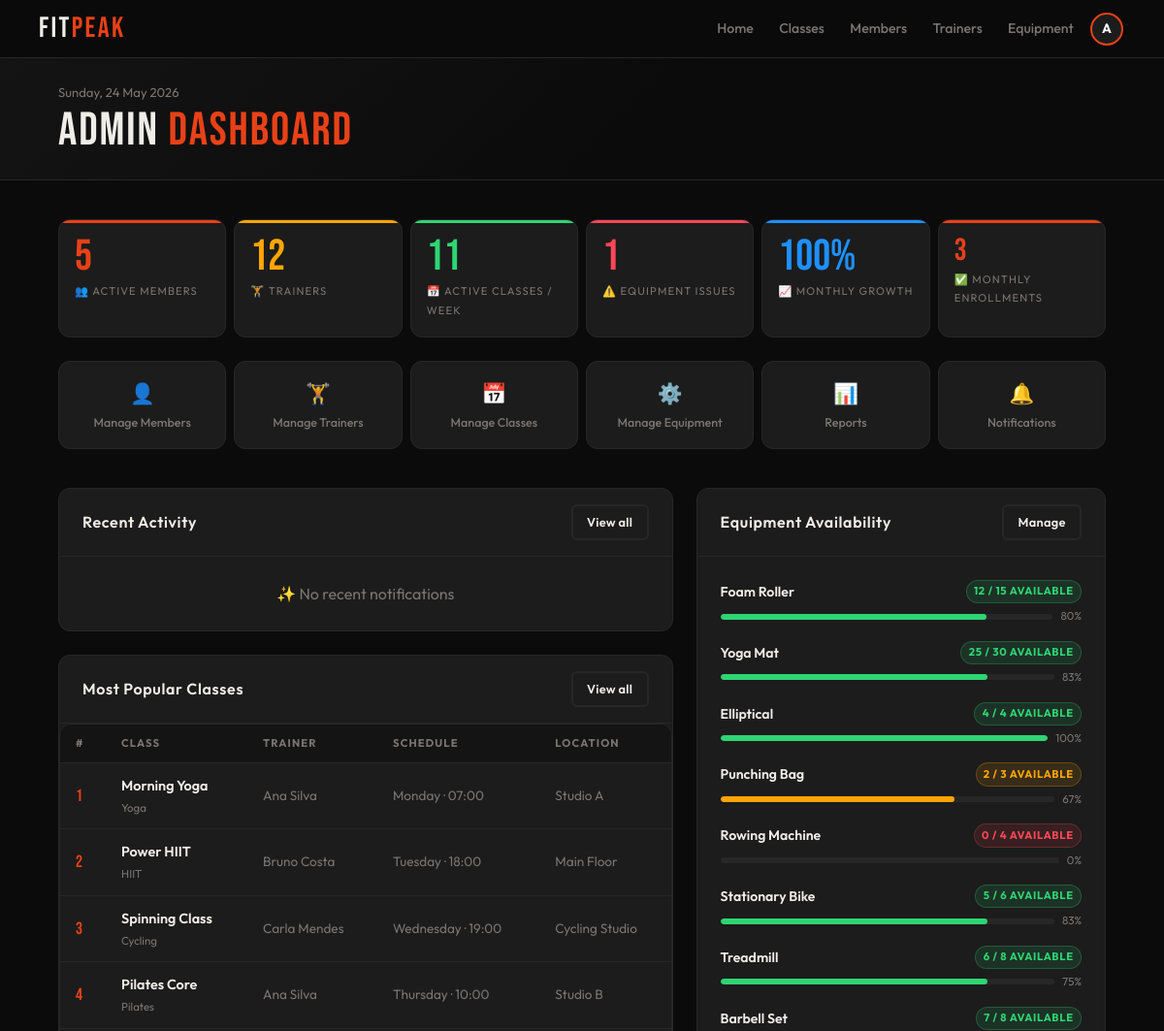
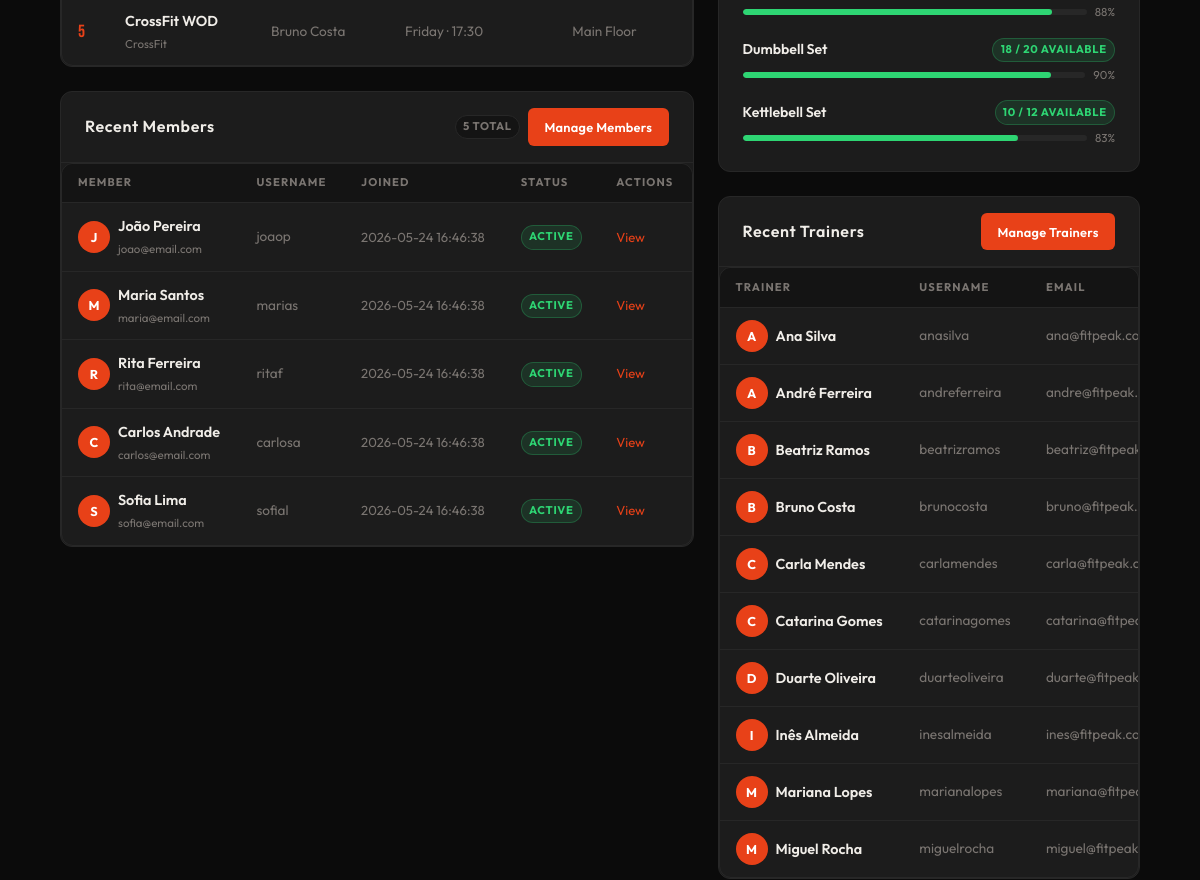
/admin/dashboard.php (signed in, upper part), run on an earlier commit of the app's database (2 pictures, top to bottom).
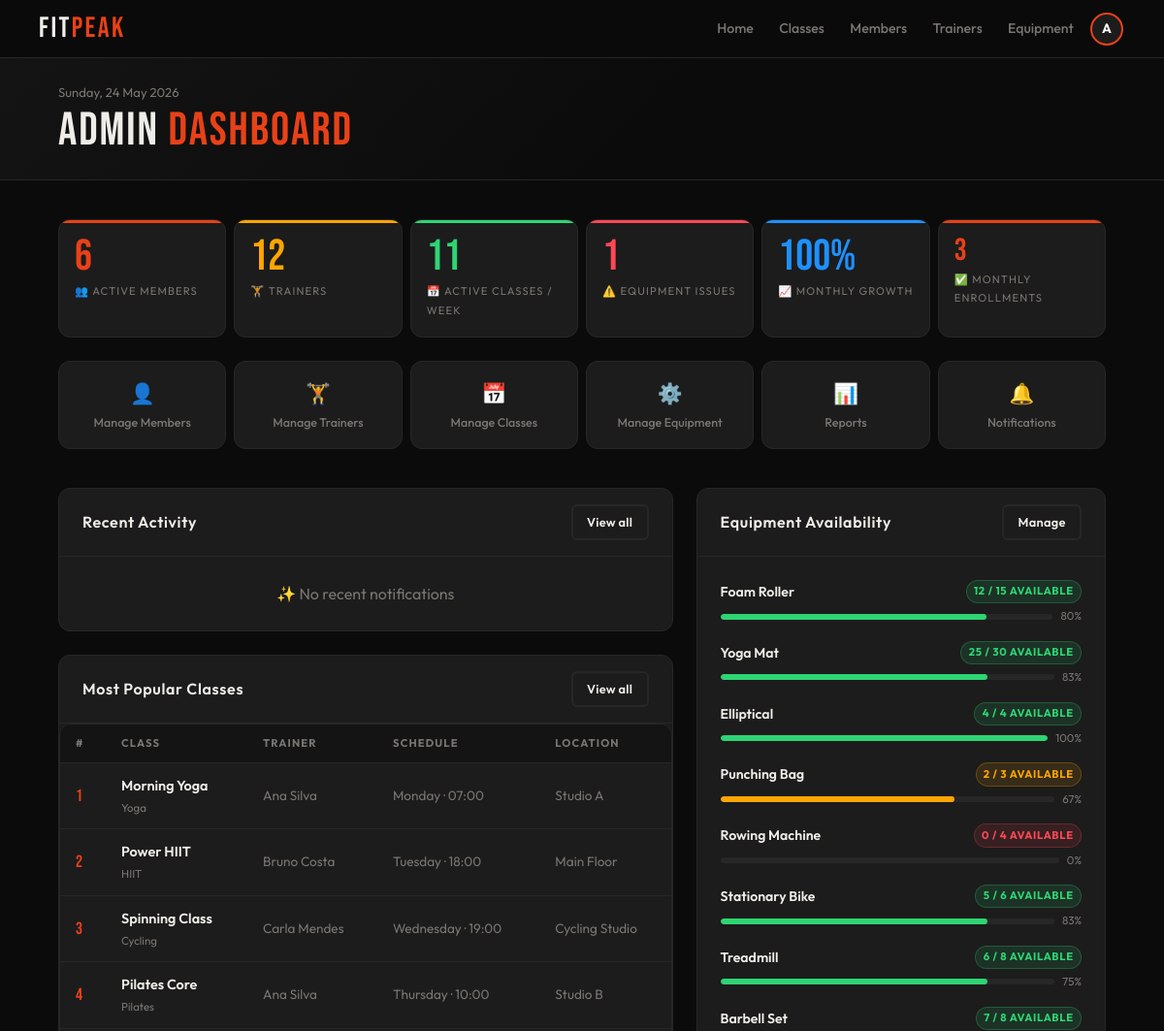
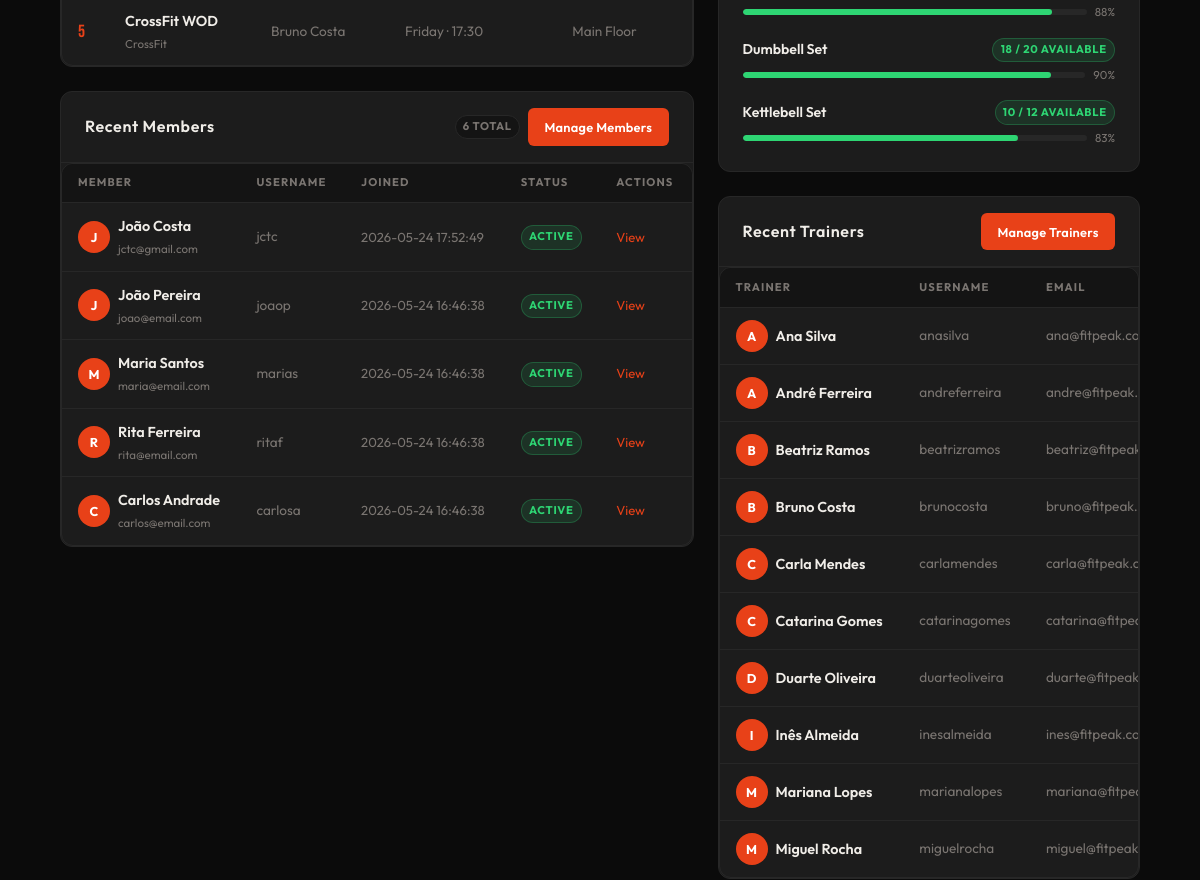
And on a later commit of the database (2 pictures, top to bottom).
### tables this page shows
CREATE TABLE class_schedules (
    id INTEGER PRIMARY KEY AUTOINCREMENT,
    class_id INTEGER NOT NULL,
    trainer_id INTEGER,
    day_of_week TEXT NOT NULL,   -- Monday, Tuesday, etc.
    start_time TEXT NOT NULL,
    location TEXT NOT NULL DEFAULT 'Studio A',
    capacity INTEGER NOT NULL DEFAULT 20,
    duration_min INTEGER NOT NULL DEFAULT 60,
    FOREIGN KEY(class_id) REFERENCES classes(id) ON DELETE CASCADE,
    FOREIGN KEY(trainer_id) REFERENCES users(id) ON DELETE SET NULL
);

CREATE TABLE users (
    id INTEGER PRIMARY KEY AUTOINCREMENT,
    name TEXT NOT NULL,
    username TEXT UNIQUE NOT NULL,
    email TEXT UNIQUE NOT NULL,
    password TEXT NOT NULL,
    role TEXT NOT NULL DEFAULT 'member' CHECK(role IN ('member','trainer','admin')),
    photo TEXT DEFAULT NULL,
    active INTEGER NOT NULL DEFAULT 1,
    created_at DATETIME DEFAULT CURRENT_TIMESTAMP
, is_admin INTEGER NOT NULL DEFAULT 0);

CREATE TABLE equipment (
    id INTEGER PRIMARY KEY AUTOINCREMENT,
    name TEXT NOT NULL,
    category_id INTEGER NOT NULL,
    quantity INTEGER NOT NULL DEFAULT 1,
    available INTEGER NOT NULL DEFAULT 1,
    status TEXT NOT NULL DEFAULT 'available' CHECK(status IN ('available','maintenance','unavailable')),
    notes TEXT,
    updated_at DATETIME DEFAULT CURRENT_TIMESTAMP,
    FOREIGN KEY(category_id) REFERENCES equipment_categories(id)
);

### db/admin.php (called while the page is built, shortened)
<?php
function getAdminStats($pdo) {
    $members = $pdo->query("SELECT COUNT(*) FROM users WHERE role = 'member' AND active = 1")->fetchColumn();
    $trainers = $pdo->query("SELECT COUNT(*) FROM users WHERE role = 'trainer' AND active = 1")->fetchColumn();
    $classes = $pdo->query("SELECT COUNT(DISTINCT cs.id) FROM class_schedules cs JOIN classes c ON cs.class_id = c.id WHERE c.active = 1")->fetchColumn();
    $equipmentIssues = $pdo->query("SELECT COUNT(*) FROM equipment WHERE status IN ('maintenance', 'unavailable')")->fetchColumn();
    return ['members' => $members, 'trainers' => $trainers, 'classes' => $classes, 'equipment_issues' => $equipmentIssues];
}
function getMembers($pdo) {
    $stmt = $pdo->query("SELECT id, name, username, email, created_at, active FROM users WHERE role = 'member' ORDER BY created_at DESC");
    return $stmt->fetchAll(PDO::FETCH_ASSOC);
}
function getTrainers($pdo) {
    $stmt = $pdo->query("SELECT id, name, username, email, active FROM users WHERE role = 'trainer' ORDER BY name");
    return $stmt->fetchAll(PDO::FETCH_ASSOC);
}
function getClasses($pdo) {
    $sql = "SELECT cs.id AS schedule_id, c.name AS class_name, ct.label AS class_type_label, u.name AS trainer_name, cs.day_of_week, cs.start_time, cs.location, (SELECT COUNT(*) FROM enrollments e JOIN class_sessions sess ON e.session_id = sess.id WHERE sess.schedule_id = cs.id AND e.status = 'enrolled') AS enrolled_count FROM class_schedules cs JOIN classes c ON cs.class_id = c.id JOIN class_types ct ON c.class_type_id = ct.id LEFT JOIN users u ON cs.trainer_id = u.id WHERE c.active = 1 ORDER BY enrolled_count DESC LIMIT 10";
    $stmt = $pdo->query($sql);
    $results = $stmt->fetchAll(PDO::FETCH_ASSOC);
    $classes = [];
    foreach ($results as $row) {
        $classes[] = ['name' => $row['class_name'], 'type' => $row['class_type_label'], 'trainer_name' => $row['trainer_name'] ?? 'No trainer', 'day_of_week' => $row['day_of_week'], 'start_time' => $row['start_time'], 'location' => $row['location']];
    }
    return $classes;
}
function getEquipment($pdo) {
    $stmt = $pdo->query("SELECT e.id, e.name, e.quantity, e.available, e.status, e.notes, ec.label AS category FROM equipment e JOIN equipment_categories ec ON e.category_id = ec.id ORDER BY ec.label, e.name");
    return $stmt->fetchAll(PDO::FETCH_ASSOC);
}

### template/admin.php (the view)
<?php
function output_admin_member_row($member) { ?>
    <tr>
        <td>
            <div class="name-cell">
                <div class="avatar"><?= htmlspecialchars(strtoupper(substr($member['name'], 0, 1))) ?></div>
                <div class="name-cell-text">
                    <span class="name-main"><?= htmlspecialchars($member['name']) ?></span>
                    <span class="name-sub"><?= htmlspecialchars($member['email']) ?></span>
                </div>
            </div>
        </td>
        <td class="table-muted"><?= htmlspecialchars($member['username']) ?></td>
        <td class="table-muted table-small"><?= htmlspecialchars($member['created_at']) ?></td>
        <td><?= $member['active'] ? '<span class="badge badge-success">Active</span>' : '<span class="badge badge-danger">Inactive</span>' ?></td>
        <td class="table-small"><a href="members.php" class="action-link">View</a></td>
    </tr>
<?php }
function output_admin_class_row($class, $index) { ?>
    <tr>
        <td><span class="rank-num"><?= $index + 1 ?></span></td>
        <td>
            <div class="name-cell-text">
                <span class="name-main"><?= htmlspecialchars($class['name']) ?></span>
                <span class="name-sub"><?= htmlspecialchars($class['type'] ?? '') ?></span>
            </div>
        </td>
        <td class="table-muted"><?= htmlspecialchars($class['trainer_name'] ?? 'No trainer') ?></td>
        <td class="table-muted"><?= htmlspecialchars($class['day_of_week'] ?? '') ?> · <?= htmlspecialchars($class['start_time'] ?? '') ?></td>
        <td class="table-muted"><?= htmlspecialchars($class['location'] ?? '') ?></td>
    </tr>
<?php }
function output_admin_trainer_row($trainer) { ?>
    <tr>
        <td>
            <div class="name-cell">
                <div class="avatar"><?= htmlspecialchars(strtoupper(substr($trainer['name'], 0, 1))) ?></div>
                <span class="name-main"><?= htmlspecialchars($trainer['name']) ?></span>
            </div>
        </td>
        <td class="table-muted"><?= htmlspecialchars($trainer['username']) ?></td>
        <td class="table-muted"><?= htmlspecialchars($trainer['email']) ?></td>
    </tr>
<?php }
function output_admin_equipment_item($item) {
    $percentage = $item['quantity'] > 0 ? round(($item['available'] / $item['quantity']) * 100) : 0;
    $percentage = max(0, min(100, $percentage));
    $widthClass = 'progress-w-' . (round($percentage / 10) * 10);
    $badgeClass = 'badge-success';
    $fillClass = '';
    if ($percentage < 50) {
        $badgeClass = 'badge-danger';
        $fillClass = 'low';
    } elseif ($percentage < 75) {
        $badgeClass = 'badge-warning';
        $fillClass = 'mid';
    }
    ?>
    <div class="equip-item">
        <div class="equip-row">
            <span class="equip-name"><?= htmlspecialchars($item['name']) ?></span>
            <span class="badge <?= $badgeClass ?>"><?= (int)$item['available'] ?> / <?= (int)$item['quantity'] ?> available</span>
        </div>
        <div class="equip-prog">
            <div class="progress-bar">
                <div class="progress-fill <?= $fillClass ?> <?= $widthClass ?>"></div>
            </div>
            <span class="equip-percentage"><?= $percentage ?>%</span>
        </div>
    </div>
<?php }

### admin/dashboard.php (shortened to what the changed rows need)
<?php
require_once '../includes/header.php';
require_once '../includes/footer.php';
require_once '../db/admin.php';
require_once '../template/admin.php';
$pdo = getDatabaseConnection();
$stats = getAdminStats($pdo);
$members = getMembers($pdo);
$trainers = getTrainers($pdo);
$classes = getClasses($pdo);
$equipment = getEquipment($pdo);
?>
<main class="main">
    <header class="dash-header">
        <div class="dashboard-header">
            <div class="dash-top">
                <div>
                    <h1 class="dash-h1">Admin <span>Dashboard</span></h1>
                </div>
            </div>
        </div>
    </header>
    <div class="dashboard-content">
        <section>
            <div class="kpi-grid">
                <div class="kpi-card"><p class="kpi-num"><?= $stats['members'] ?></p><p class="kpi-lbl">👥 Active Members</p></div>
            </div>
        </section>
        <div class="dash-layout">
            <div class="dash-col">
                <div class="card">
                    <div class="card-head">
                        <h2 class="card-title">Recent Activity</h2>
                    </div>
                </div>
                <div class="card">
                    <div class="card-head">
                        <h2 class="card-title">Most Popular Classes</h2>
                    </div>
                    <div class="table-wrap">
                        <table>
                            <thead>
                                <tr><th>#</th><th>Class</th><th>Trainer</th><th>Schedule</th><th>Location</th></tr>
                            </thead>
                            <tbody>
                                <?php
                                $topClasses = array_slice($classes, 0, 5);
                                foreach ($topClasses as $i => $c) output_admin_class_row($c, $i);
                                ?>
                            </tbody>
                        </table>
                    </div>
                </div>
                <div class="card">
                    <div class="card-head">
                        <h2 class="card-title">Recent Members</h2>
                        <div class="card-head-actions">
                            <span class="badge badge-muted"><?= $stats['members'] ?> total</span>
                            <a href="members.php" class="main-button btn-sm">Manage Members</a>
                        </div>
                    </div>
                    <div class="table-wrap">
                        <table>
                            <thead>
                                <tr><th>Member</th><th>Username</th><th>Joined</th><th>Status</th><th>Actions</th></tr>
                            </thead>
                            <tbody>
                                <?php
                                $recentMembers = array_slice($members, 0, 5);
                                foreach ($recentMembers as $m) output_admin_member_row($m);
                                ?>
                            </tbody>
                        </table>
                    </div>
                </div>
            </div>
            <div class="dash-col">
                <div class="card">
                    <div class="card-head">
                        <h2 class="card-title">Equipment Availability</h2>
                    </div>
                    <div class="card-body">
                        <div class="equip-list">
                            <?php
                            $limitedEquipment = array_slice($equipment, 0, 10);
                            foreach ($limitedEquipment as $e) output_admin_equipment_item($e);
                            ?>
                        </div>
                    </div>
                </div>
                <div class="card">
                    <div class="card-head">
                        <h2 class="card-title">Recent Trainers</h2>
                    </div>
                    <div class="table-wrap">
                        <table>
                            <thead><tr><th>Trainer</th><th>Username</th><th>Email</th></tr></thead>
                            <tbody>
                                <?php
                                $recentTrainers = array_slice($trainers, 0, 10);
                                foreach ($recentTrainers as $t) output_admin_trainer_row($t);
                                ?>
                            </tbody>
                        </table>
                    </div>
                </div>
            </div>
        </div>
    </div>
</main>

What changed in the data, as far as the page shows it:
no longer on this page (row unchanged): users: name "S", name "Sofia Lima", email "sofia@email.com", username "sofial", created_at "2026-05-24 16:46:38", active "ACTIVE", shown under "Recent Members"
added users: name "J", name "João Costa", email "jctc@gmail.com", username "jctc", created_at "2026-05-24 17:52:49", active "ACTIVE", shown under "Recent Members"
Also different on the page:
$stats['members']: "5" → "6"
